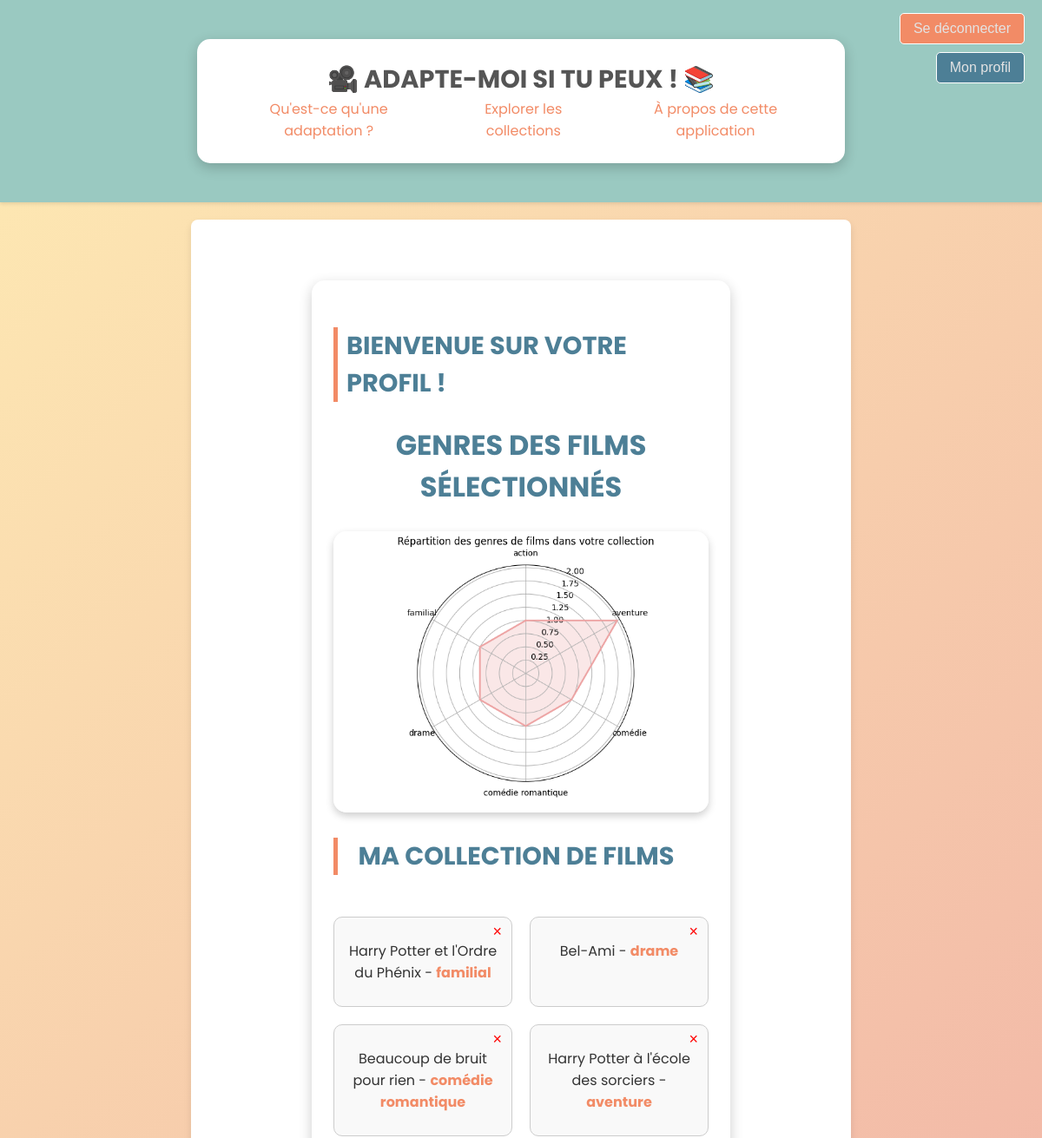
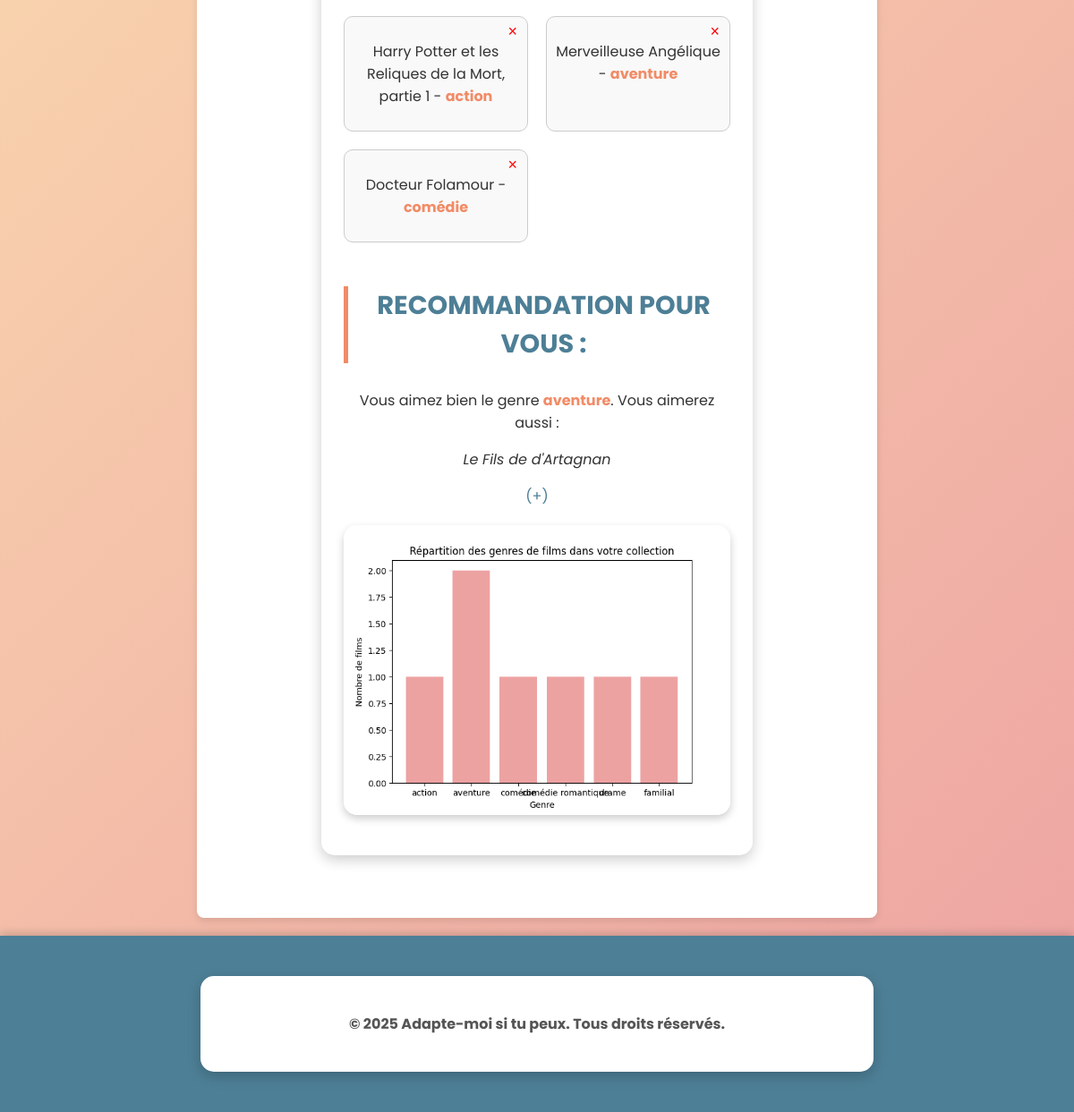
Page /collection (signed in) on the committed database (2 pictures, top to bottom).
### app/models/adapte_moi.py (models this page shows, shortened)
class Film(db.Model):
    __tablename__ = "Film"
    collections = db.relationship('Collection', backref='film', lazy=True)
    id = db.Column(db.Text, primary_key=True)
    title = db.Column(db.Text)
    director = db.Column(db.Text)
    release_year = db.Column(db.Date)
    genres = db.Column(db.Text)
    rating = db.Column(db.Float)
    id_imdb = db.Column(db.Text)
    id_wikidata = db.Column(db.Text)
    url_wikidata = db.Column(db.Text)

### app/routes/users.py (the view)
@app.route('/profil')
@app.route('/collection')
@login_required
def afficher_collection():
    films_dans_collection = (
        db.session.query(Film)
        .join(Collection, Film.id == Collection.film_id)
        .filter(Collection.user_id == current_user.id)
        .all()
    )
    collection = Collection.query.filter_by(user_id=current_user.id).first()
    collection_name = collection.name if collection else 'Ma collection de films'
    recommandation = get_recommendation(current_user.id)
    return render_template('partials/monprofil.html', films=films_dans_collection, collection_name=collection_name, recommandation=recommandation)

### app/routes/users.py (called while the page is built)
@login_manager.user_loader
def load_user(user_id):
    return Users.query.get(int(user_id))

def get_recommendation(user_id):
    films_dans_collection = (
        db.session.query(Film)
        .join(Collection, Film.id == Collection.film_id)
        .filter(Collection.user_id == user_id)
        .all()
    )
    genres = [film.genres for film in films_dans_collection if film.genres]
    unique_genres = sorted(set(genres))
    counts = [genres.count(genre) for genre in unique_genres]
    if counts:
        most_frequent_genre = unique_genres[counts.index(max(counts))]
    else:
        return None
    recommended_film = (
        db.session.query(Film)
        .filter(Film.genres == most_frequent_genre)
        .order_by(db.func.random())
        .first()
    )
    return recommended_film

### app/templates/partials/monprofil.html (shortened to what this page needs)
{% extends "base.html" %}
{% block content %}
<div class="container">
    <section class="info-section text-center">
        <h3>Bienvenue sur votre profil !</h3>
        <h2>Genres des films sélectionnés</h2>
        <img src="{{ url_for('genre_radar_png') }}" alt="Répartition des genres de films">
    </section>
    <section class="collection-section">
        <h3 id="collection-title" ondblclick="makeEditable(this)">
            {{ collection_name or 'Ma collection de films' }}
        </h3>
        {% if films %}
        <div class="film-grid">
            {% for film in films %}
            <div class="film-card">
                <p>{{ film.title }} - <span class="film-genre">{{ film.genres }}</span></p>
                <form action="{{ url_for('supprimer_collection', film_id=film.id) }}" method="post">
                    <button type="submit" class="delete-btn">&times;</button>
                </form>
            </div>
            {% endfor %}
        </div>
        {% else %}
        <p>Votre collection est vide.</p>
        {% endif %}
        {% if recommandation %}
        <div>
            <h3>Recommandation pour vous :</h3>
            <p>Vous aimez bien le genre <span class="film-genre">{{ recommandation.genres }}</span>. Vous aimerez aussi :</p>
            <p><i>{{ recommandation.title }}</i></p>
            <span><a href="{{ url_for('ajouter_collection', film_id=recommandation.id) }}">(+)</a></span>
        </div>
    {% endif %}
        <img src="{{ url_for('genre_plot_png') }}" alt="Répartition des genres de films" class="img">
    </section>
</div>
{% endblock %}

### app/templates/base.html (shortened to what this page needs)
<!DOCTYPE html>
<html lang="fr">
<head>
    <link rel="stylesheet" href="{{ url_for('static', filename='style.css') }}">
</head>
<body>
    <header class="header">
        <button type="button" class="btn btn-primary">
            {% if current_user.is_authenticated %}
            <a href="{{ url_for('deconnexion') }}">Se déconnecter</a>
            {% else %}
            <a href="{{ url_for('login') }}">Se connecter</a>
            {% endif %}
        </button>
        <button type="button" class="btn btn-primary profil">
            <a href="{{ url_for('afficher_collection') }}">Mon profil</a>
        </button>
        <div class="container">
            <h1 class="logo">
                <center><a href="{{ url_for('home') }}">🎥 Adapte-moi si tu peux ! 📚</a></center>
            </h1>
            <nav class="nav">
                <a href="{{ url_for('adaptation') }}">Qu'est-ce qu'une adaptation ?</a>
                <a href="{{ url_for('top') }}">Explorer les collections</a>
               <a href="{{ url_for('about') }}">À propos de cette application</a>
            </nav>
        </div>
    </header>
    <main class="main-content">
        {% block content %}{% endblock %}
    </main>
    <footer class="footer">
        <div class="container">
            <p>&copy; 2025 Adapte-moi si tu peux. Tous droits réservés.</p>
        </div>
    </footer>
</body>
</html>

### app/statics/style.css (style rules this page uses)
body { font-family: 'Poppins', sans-serif; margin: 0; padding: 0; box-sizing: border-box; background: linear-gradient(135deg, #FEEBB3, #EDA2A2); color: #333; text-align: justify; min-height: 100vh; display: flex; flex-direction: column; }
.container { max-width: 1200px; margin: 30px auto; background-color: #fff; padding: 25px; border-radius: 15px; box-shadow: 0 5px 15px rgba(0, 0, 0, 0.2); width: 60%; }
.header { background-color: #9AC9C1; color: #fff; padding: 15px 20px; display: flex; justify-content: center; align-items: center; box-shadow: 0 2px 4px rgba(0, 0, 0, 0.1); }
.logo { font-size: 1.8rem; font-weight: bold; margin: 0; color: #4D7F96; text-decoration: none; }
.nav { display: flex; justify-content: center; align-items: center; }
.nav a { color: #F28B66; text-decoration: none; margin: 0 15px; font-size: 1rem; transition: color 0.3s; }
a { color: #555; text-align: center; text-decoration: none; justify-content: center; }
.btn { position: absolute; top: 15px; right: 20px; background-color: #F28B66; color: #fff; border: 1px solid #fff; padding: 8px 15px; font-size: 1rem; cursor: pointer; border-radius: 5px; text-decoration: none; text-align: right; }
.btn a { text-decoration: none; color: #E3E3E3; }
h1, h2, h3 { font-family: 'Poppins', sans-serif; text-transform: uppercase; color: #4D7F96; }
h3 { font-size: 1.8rem; border-left: 5px solid #F28B66; padding-left: 10px; transition: all 0.3s ease-in-out; }
img { max-width: 100%; display: block; margin: 20px auto; border-radius: 15px; box-shadow: 0 4px 10px rgba(0, 0, 0, 0.2); transition: transform 0.3s ease-in-out; }
.footer { background-color: #4D7F96; color: white; text-align: center; padding: 15px; margin-top: auto; font-size: 1rem; font-weight: bold; box-shadow: 0 -2px 10px rgba(0, 0, 0, 0.2); }
.footer p { color: #555; }
.main-content { padding: 40px 20px; background-color: #fff; border-radius: 8px; box-shadow: 0 4px 8px rgba(0, 0, 0, 0.1); margin: 20px auto; text-align: center; flex-grow: 1; width: 60%; }
.main-content a { color: #4D7F96; }
.info-section { margin: 10px 0; text-align: left; }
.info-section h2 { text-align: center; font-size: 2rem; }
.info-section h3 { font-size: 1.8rem; margin-bottom: 10px; color: #4D7F96; }
.profil { top : 60px; background-color: #4D7F96; color: #E3E3E3; }
#collection-title::after { content: ''; background-image: url('./icons/modif.png'); width: 20px; height: 20px; display: inline-block; background-size: contain; background-repeat: no-repeat; justify-content: center; align-items: center; position: relative; top : 0px; transform: translateX(10px); }
.film-grid { display: grid; grid-template-columns: repeat(auto-fit, minmax(150px, 1fr)); gap: 20px; padding: 20px 0; }
.film-card { border: 1px solid #ccc; border-radius: 10px; padding: 10px; text-align: center; background: #f9f9f9; position: relative; }
.delete-btn { position: absolute; top: 5px; right: 5px; background: none; border: none; font-size: 18px; color: red; cursor: pointer; }
.film-genre { color: #F28B66; font-weight: bold; }

### rows in the picture
Film: title "Harry Potter et l'Ordre du Phénix", genres "familial"
Film: title "Bel-Ami", genres "drame"
Film: title "Beaucoup de bruit pour rien", genres "comédie romantique"
Film: title "Harry Potter à l'école des sorciers", genres "aventure"
Film: title "Harry Potter et les Reliques de la Mort, partie 1", genres "action"
Film: title "Merveilleuse Angélique", genres "aventure"
Film: title "Docteur Folamour", genres "comédie"
Film: genres "aventure", title "Le Fils de d'Artagnan"

### other values in the picture
{{ collection_name or 'Ma collection de films' }} "MA COLLECTION DE FILMS"
